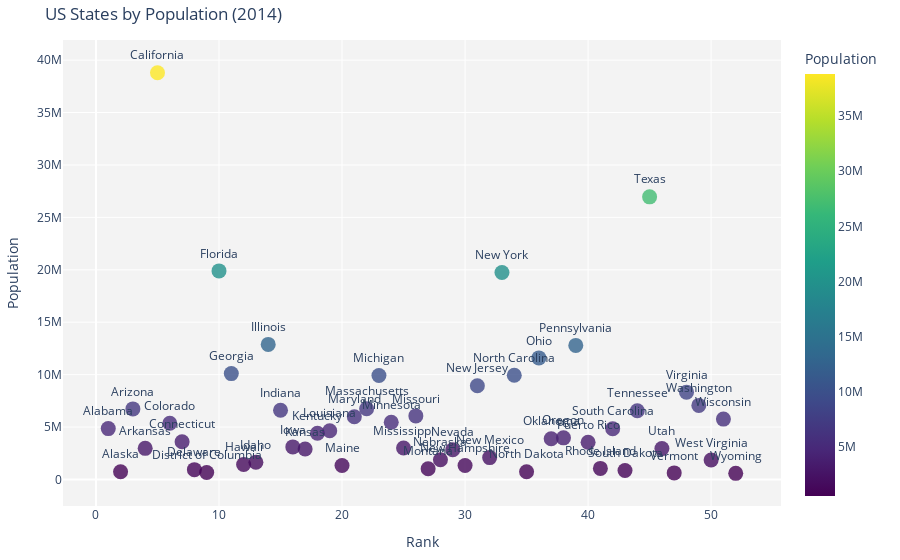

Notebook source saved alongside this figure:
### Markdown cell above
<h1>Q4.</h1> Write a program to draw a scatter plot for a given dataset and show datalabels on hover 
https://raw.githubusercontent.com/plotly/datasets/master/2014_usa_states.csv

### Code cell
import plotly.express as px
import pandas as pd

# Load the dataset from the provided URL
url = 'https://raw.githubusercontent.com/plotly/datasets/master/2014_usa_states.csv'
df = pd.read_csv(url)

# Create the scatter plot
fig = px.scatter(
    df,
    x='Rank',
    y='Population',
    text='State',  # Data labels to display on hover
    title='US States by Population (2014)',
    labels={'Rank': 'Rank', 'Population': 'Population'},
    color='Population',  # Color by population size 
    color_continuous_scale='Viridis'  # Color scale
)

# Update the hover information
fig.update_traces(
    textposition='top center',  # Position of the text labels
    marker=dict(size=15, opacity=0.8),  # Marker size and opacity
    selector=dict(mode='markers+text')  # Show both markers and text
)

# Update layout for better presentation
fig.update_layout(
    plot_bgcolor='rgba(240, 240, 240, 0.8)',  # Background color of the plot area
    paper_bgcolor='white',  # Background color of the paper
    margin=dict(l=40, r=20, t=40, b=20),  # Margins
    xaxis_title='Rank',
    yaxis_title='Population'
)

# Show the plot
fig.show()

### Figure 1 — Plotly figure (JSON) as saved in the notebook; plotly's stock layout.template omitted (floating-point values rounded to 4 significant figures)
{"data": [{"hovertemplate": "Rank=%{x}<br>Population=%{marker.color}<br>State=%{text}<extra></extra>", "legendgroup": "", "marker": {"color": [4849377, 736732, 6731484, 2966369, 38802500, 5355866, 3596677, 935614, 658893, 19893297, 10097343, 1419561, 1634464, 12880580, 6596855, 3107126, 2904021, 4413457, 4649676, 1330089, 5976407, 6745408, 9909877, 5457173, 2994079, 6063589, 1023579, 1881503, 2839098, 1326813, 8938175, 2085572, 19746227, 9943964, 739482, 11594163, 3878051, 3970239, 12787209, 3548397, 1055173, 4832482, 853175, 6549352, 26956958, 2942902, 626562, 8326289, 7061530, 1850326, 5757564, 584153], "coloraxis": "coloraxis", "opacity": 0.8, "size": 15, "symbol": "circle"}, "mode": "markers+text", "name": "", "orientation": "v", "showlegend": false, "text": ["Alabama", "Alaska", "Arizona", "Arkansas", "California", "Colorado", "Connecticut", "Delaware", "District of Columbia", "Florida", "Georgia", "Hawaii", "Idaho", "Illinois", "Indiana", "Iowa", "Kansas", "Kentucky", "Louisiana", "Maine", "Maryland", "Massachusetts", "Michigan", "Minnesota", "Mississippi", "Missouri", "Montana", "Nebraska", "Nevada", "New Hampshire", "New Jersey", "New Mexico", "New York", "North Carolina", "North Dakota", "Ohio", "Oklahoma", "Oregon", "Pennsylvania", "Puerto Rico", "Rhode Island", "South Carolina", "South Dakota", "Tennessee", "Texas", "Utah", "Vermont", "Virginia", "Washington", "West Virginia", "Wisconsin", "Wyoming"], "textposition": "top center", "type": "scatter", "x": [1, 2, 3, 4, 5, 6, 7, 8, 9, 10, 11, 12, 13, 14, 15, 16, 17, 18, 19, 20, 21, 22, 23, 24, 25, 26, 27, 28, 29, 30, 31, 32, 33, 34, 35, 36, 37, 38, 39, 40, 41, 42, 43, 44, 45, 46, 47, 48, 49, 50, 51, 52], "xaxis": "x", "y": [4849377, 736732, 6731484, 2966369, 38802500, 5355866, 3596677, 935614, 658893, 19893297, 10097343, 1419561, 1634464, 12880580, 6596855, 3107126, 2904021, 4413457, 4649676, 1330089, 5976407, 6745408, 9909877, 5457173, 2994079, 6063589, 1023579, 1881503, 2839098, 1326813, 8938175, 2085572, 19746227, 9943964, 739482, 11594163, 3878051, 3970239, 12787209, 3548397, 1055173, 4832482, 853175, 6549352, 26956958, 2942902, 626562, 8326289, 7061530, 1850326, 5757564, 584153], "yaxis": "y"}], "layout": {"coloraxis": {"colorbar": {"title": {"text": "Population"}}, "colorscale": [[0, "#440154"], [0.1111, "#482878"], [0.2222, "#3e4989"], [0.3333, "#31688e"], [0.4444, "#26828e"], [0.5556, "#1f9e89"], [0.6667, "#35b779"], [0.7778, "#6ece58"], [0.8889, "#b5de2b"], [1, "#fde725"]]}, "legend": {"tracegroupgap": 0}, "margin": {"b": 20, "l": 40, "r": 20, "t": 40}, "paper_bgcolor": "white", "plot_bgcolor": "rgba(240, 240, 240, 0.8)", "title": {"text": "US States by Population (2014)"}, "xaxis": {"anchor": "y", "domain": [0, 1], "title": {"text": "Rank"}}, "yaxis": {"anchor": "x", "domain": [0, 1], "title": {"text": "Population"}}}}
